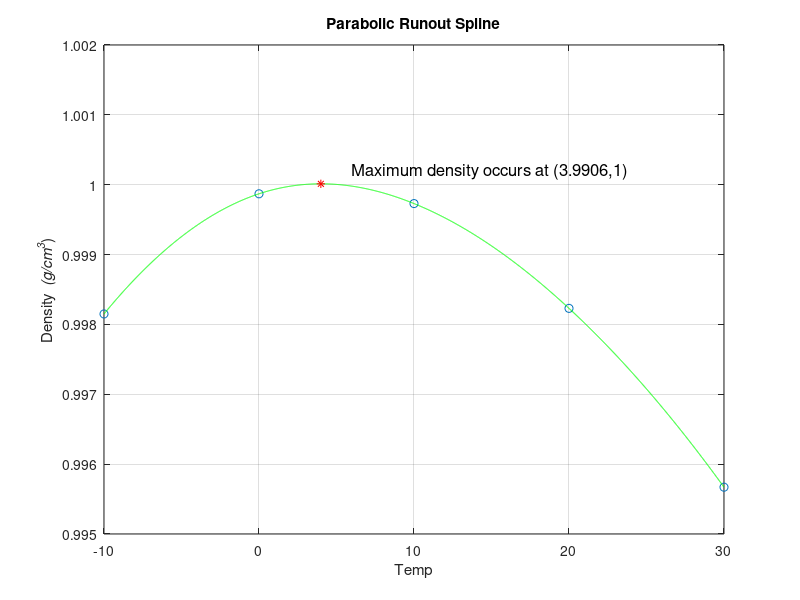

MATLAB code for this plot:
%Parabolic Runout Spline

x = [-10 0 10 20 30];% CHANGE
y = [.99815 .99987 .99973 .99823 .99567]; % CHANGE
xx = x(1):.01:x(length(x));
h = x(2)-x(1);

A = [ % CHANGE according to size and also runout type
  [5 1 0];
  [1 4 1];
  [0 1 5]
 ];

 
cubicM = zeros(length(x)-2,1);

for i = 1:length(cubicM)
  cubicM(i) = (y(i)-(2*y(i+1))+y(i+2));
end

B =(6/(h^2))*[
  cubicM
]
%Bold =(6/(h^2))*[(y(1)-(2*y(2))+y(3)); (y(2)-(2*y(3))+y(4)); (y(3)-(2*y(4))+y(5))];

Mtemp = inv(A)*B; % CHANGE the name of Mtemp as is needed for the correct runout
M = zeros(length(x),1);
for i = 1:length(x)
  if(i == 1 || i == 2)
    M(i) = Mtemp(1);
  elseif(i == length(x))
    M(i) = Mtemp(length(x)-2);
  else
    M(i) = Mtemp(i-1);
  end
end

a = zeros(length(x),1); b = zeros(length(x),1); c = zeros(length(x),1); d = zeros(length(x),1);

for i = 1:length(x)-1
    a(i) = (M(i+1) - M(i))/(6*h);
    b(i) = M(i)/2;
    c(i) = ((y(i+1)-y(i))/h - (M(i+1)+2*M(i))*h/6);
    d(i) = y(i);
end
rs = zeros(1,length(xx));

for j = 1:length(xx)
  z = xx(j);
  %if(x(1) <=z && z<x(2))
  %  i = 1;
  %elseif(x(2) <= z && z < x(3))
  %  i = 2;
  %lseif(x(3) <= z && z < x(4))
  %  i = 3;
  %else 
  %  i = 4;
  %end
  
  i = -1;
  for k = 1:length(x)-2
    if(x(k) <= z && z < x(k+1))
      i = k;
      break;
    end
  end
  if(i == -1)
    i = length(x)-1;
  end
  
  
  rs(j) = a(i)*(z-x(i))^3 +b(i)*(z-x(i))^2 +c(i)*(z-x(i)) +d(i);
end


p2 = [a(2) b(2) c(2) d(2)]
q = polyder(p2);
r = roots(q);
plot(x,y,'o',xx,rs,'g',r(2),max(rs),'*r');
title('Parabolic Runout Spline') % CHANGE the name lol
xlabel('Temp')
ylabel('Density {\it (g/{cm}^3})')
format long
text(6,1.0002,['Maximum density occurs at (',num2str(r(2)),',',num2str(max(rs)),')'],'FontSize',12)


hold on
grid on